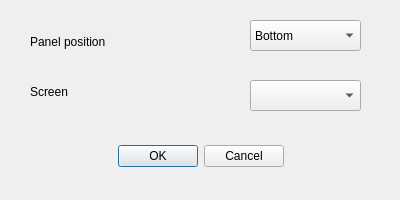
<?xml version="1.0" encoding="UTF-8"?>
<ui version="4.0">
 <class>AddPanelDialog</class>
 <widget class="QDialog" name="AddPanelDialog">
  <property name="geometry">
   <rect>
    <x>0</x>
    <y>0</y>
    <width>400</width>
    <height>200</height>
   </rect>
  </property>
  <property name="windowTitle">
   <string>Add Panel</string>
  </property>
  <widget class="QDialogButtonBox" name="buttonBox">
   <property name="geometry">
    <rect>
     <x>30</x>
     <y>140</y>
     <width>341</width>
     <height>32</height>
    </rect>
   </property>
   <property name="orientation">
    <enum>Qt::Horizontal</enum>
   </property>
   <property name="standardButtons">
    <set>QDialogButtonBox::Cancel|QDialogButtonBox::Ok</set>
   </property>
   <property name="centerButtons">
    <bool>true</bool>
   </property>
  </widget>
  <widget class="QLabel" name="positionLabel">
   <property name="geometry">
    <rect>
     <x>30</x>
     <y>30</y>
     <width>211</width>
     <height>23</height>
    </rect>
   </property>
   <property name="text">
    <string>Panel position</string>
   </property>
  </widget>
  <widget class="QComboBox" name="position">
   <property name="geometry">
    <rect>
     <x>250</x>
     <y>20</y>
     <width>111</width>
     <height>31</height>
    </rect>
   </property>
   <property name="currentIndex">
    <number>1</number>
   </property>
   <item>
    <property name="text">
     <string>Top</string>
    </property>
   </item>
   <item>
    <property name="text">
     <string>Bottom</string>
    </property>
   </item>
   <item>
    <property name="text">
     <string>Left</string>
    </property>
   </item>
   <item>
    <property name="text">
     <string>Right</string>
    </property>
   </item>
  </widget>
  <widget class="QLabel" name="screenLabel">
   <property name="geometry">
    <rect>
     <x>30</x>
     <y>80</y>
     <width>211</width>
     <height>23</height>
    </rect>
   </property>
   <property name="text">
    <string>Screen</string>
   </property>
  </widget>
  <widget class="QComboBox" name="screen">
   <property name="geometry">
    <rect>
     <x>250</x>
     <y>80</y>
     <width>111</width>
     <height>31</height>
    </rect>
   </property>
  </widget>
 </widget>
 <resources/>
 <connections>
  <connection>
   <sender>buttonBox</sender>
   <signal>accepted()</signal>
   <receiver>AddPanelDialog</receiver>
   <slot>accept()</slot>
   <hints>
    <hint type="sourcelabel">
     <x>248</x>
     <y>254</y>
    </hint>
    <hint type="destinationlabel">
     <x>157</x>
     <y>274</y>
    </hint>
   </hints>
  </connection>
  <connection>
   <sender>buttonBox</sender>
   <signal>rejected()</signal>
   <receiver>AddPanelDialog</receiver>
   <slot>reject()</slot>
   <hints>
    <hint type="sourcelabel">
     <x>316</x>
     <y>260</y>
    </hint>
    <hint type="destinationlabel">
     <x>286</x>
     <y>274</y>
    </hint>
   </hints>
  </connection>
 </connections>
</ui>
